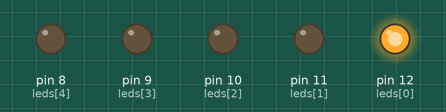
Bench run of a sketch on a simulated Arduino Uno, built with avr-gcc and run on an emulated ATmega328P. Shown: output pins drawn as LEDs (lit = HIGH).

Above: at 0.8 s.
At 3.4 s:
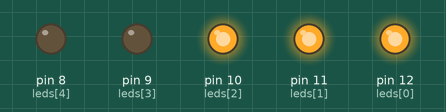
At 5.7 s:
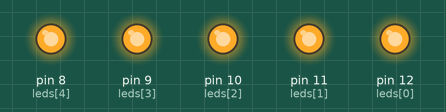
At 7.1 s:
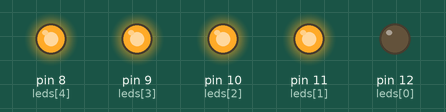
At 9.7 s:
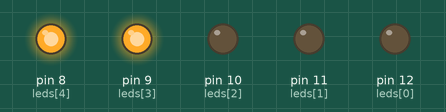
At 14.7 s:
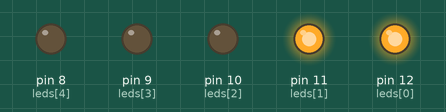
Timing chart, 0 to 16.4 s (numbered marks = the images above):
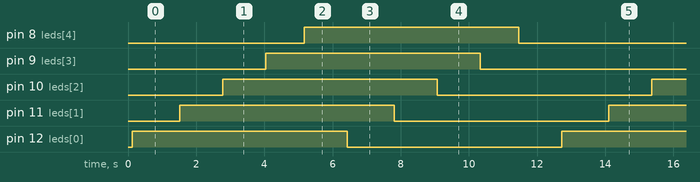

Measured:
- by itself, pin 8 (leds[4]), pin 9 (leds[3]), pin 10 (leds[2]), pin 11 (leds[1]), pin 12 (leds[0]): alternates HIGH for 6.3 s and LOW for 6.3 s

The sketch:

labact2_Maxino_Perez_Relosa.ino
```cpp
int leds[] = {12, 11, 10, 9, 8};

void setup() {

  int led = 0;
  while (led < 5) {
    pinMode(leds[led], OUTPUT);
    led++;
  }
}

void loop() {

  int led = 0;
  while (led < 5) {
    int brightness = 0;
    while (brightness <= 255) {
      analogWrite(leds[led], brightness);
      brightness++;
      delay(1);
    }
    delay(1000);
    led++;
  }

  led = 0;
  while (led < 5) {
    int brightness = 255;
    while (brightness >= 0) {
      analogWrite(leds[led], brightness);
      brightness--;
      delay(1);
    }
    delay(1000);
    led++;
  }
}
```
